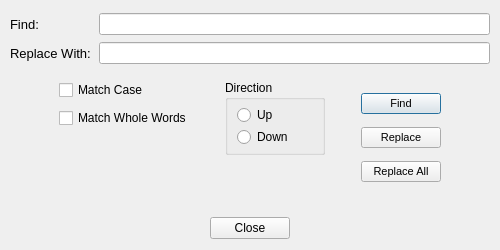
<?xml version="1.0" encoding="UTF-8"?>
<ui version="4.0">
 <class>Dialog_Replace</class>
 <widget class="QDialog" name="Dialog_Replace">
  <property name="windowModality">
   <enum>Qt::NonModal</enum>
  </property>
  <property name="geometry">
   <rect>
    <x>0</x>
    <y>0</y>
    <width>488</width>
    <height>250</height>
   </rect>
  </property>
  <property name="windowTitle">
   <string>Find &amp; Replace</string>
  </property>
  <property name="modal">
   <bool>false</bool>
  </property>
  <layout class="QGridLayout" name="gridLayout_3">
   <property name="leftMargin">
    <number>10</number>
   </property>
   <property name="topMargin">
    <number>13</number>
   </property>
   <property name="rightMargin">
    <number>10</number>
   </property>
   <property name="horizontalSpacing">
    <number>9</number>
   </property>
   <item row="3" column="3" rowspan="3">
    <layout class="QVBoxLayout" name="verticalLayout_3">
     <item>
      <widget class="QGroupBox" name="groupBox">
       <property name="title">
        <string>Direction</string>
       </property>
       <layout class="QGridLayout" name="gridLayout_2">
        <property name="topMargin">
         <number>5</number>
        </property>
        <property name="bottomMargin">
         <number>5</number>
        </property>
        <property name="horizontalSpacing">
         <number>0</number>
        </property>
        <property name="verticalSpacing">
         <number>2</number>
        </property>
        <item row="2" column="0">
         <widget class="QRadioButton" name="down_RB">
          <property name="text">
           <string>Down</string>
          </property>
         </widget>
        </item>
        <item row="1" column="0">
         <widget class="QRadioButton" name="up_RB">
          <property name="text">
           <string>Up</string>
          </property>
         </widget>
        </item>
       </layout>
      </widget>
     </item>
     <item>
      <spacer name="verticalSpacer">
       <property name="orientation">
        <enum>Qt::Vertical</enum>
       </property>
       <property name="sizeHint" stdset="0">
        <size>
         <width>20</width>
         <height>35</height>
        </size>
       </property>
      </spacer>
     </item>
    </layout>
   </item>
   <item row="5" column="4">
    <spacer name="horizontalSpacer_3">
     <property name="orientation">
      <enum>Qt::Horizontal</enum>
     </property>
     <property name="sizeType">
      <enum>QSizePolicy::Fixed</enum>
     </property>
     <property name="sizeHint" stdset="0">
      <size>
       <width>18</width>
       <height>20</height>
      </size>
     </property>
    </spacer>
   </item>
   <item row="4" column="0">
    <spacer name="horizontalSpacer_1">
     <property name="orientation">
      <enum>Qt::Horizontal</enum>
     </property>
     <property name="sizeType">
      <enum>QSizePolicy::Fixed</enum>
     </property>
     <property name="sizeHint" stdset="0">
      <size>
       <width>40</width>
       <height>20</height>
      </size>
     </property>
    </spacer>
   </item>
   <item row="3" column="5" rowspan="3">
    <layout class="QVBoxLayout" name="verticalLayout_1">
     <item>
      <widget class="QPushButton" name="find_PB">
       <property name="minimumSize">
        <size>
         <width>0</width>
         <height>0</height>
        </size>
       </property>
       <property name="maximumSize">
        <size>
         <width>16777215</width>
         <height>16777215</height>
        </size>
       </property>
       <property name="font">
        <font>
         <pointsize>8</pointsize>
        </font>
       </property>
       <property name="text">
        <string>Find</string>
       </property>
      </widget>
     </item>
     <item>
      <widget class="QPushButton" name="replace_PB">
       <property name="minimumSize">
        <size>
         <width>0</width>
         <height>0</height>
        </size>
       </property>
       <property name="maximumSize">
        <size>
         <width>16777215</width>
         <height>16777215</height>
        </size>
       </property>
       <property name="font">
        <font>
         <pointsize>8</pointsize>
        </font>
       </property>
       <property name="text">
        <string>Replace</string>
       </property>
      </widget>
     </item>
     <item>
      <widget class="QPushButton" name="replaceAll_PB">
       <property name="minimumSize">
        <size>
         <width>0</width>
         <height>0</height>
        </size>
       </property>
       <property name="maximumSize">
        <size>
         <width>16777215</width>
         <height>16777215</height>
        </size>
       </property>
       <property name="font">
        <font>
         <pointsize>8</pointsize>
        </font>
       </property>
       <property name="text">
        <string>Replace All</string>
       </property>
      </widget>
     </item>
    </layout>
   </item>
   <item row="6" column="5">
    <spacer name="verticalSpacer_3">
     <property name="orientation">
      <enum>Qt::Vertical</enum>
     </property>
     <property name="sizeType">
      <enum>QSizePolicy::Fixed</enum>
     </property>
     <property name="sizeHint" stdset="0">
      <size>
       <width>20</width>
       <height>10</height>
      </size>
     </property>
    </spacer>
   </item>
   <item row="4" column="2">
    <spacer name="horizontalSpacer_2">
     <property name="orientation">
      <enum>Qt::Horizontal</enum>
     </property>
     <property name="sizeType">
      <enum>QSizePolicy::Fixed</enum>
     </property>
     <property name="sizeHint" stdset="0">
      <size>
       <width>15</width>
       <height>20</height>
      </size>
     </property>
    </spacer>
   </item>
   <item row="4" column="6">
    <spacer name="horizontalSpacer_4">
     <property name="orientation">
      <enum>Qt::Horizontal</enum>
     </property>
     <property name="sizeType">
      <enum>QSizePolicy::MinimumExpanding</enum>
     </property>
     <property name="sizeHint" stdset="0">
      <size>
       <width>40</width>
       <height>20</height>
      </size>
     </property>
    </spacer>
   </item>
   <item row="7" column="0" colspan="7">
    <layout class="QHBoxLayout" name="horizontalLayout_20">
     <item>
      <spacer name="horizontalSpacer_21">
       <property name="orientation">
        <enum>Qt::Horizontal</enum>
       </property>
       <property name="sizeHint" stdset="0">
        <size>
         <width>10</width>
         <height>20</height>
        </size>
       </property>
      </spacer>
     </item>
     <item>
      <widget class="QPushButton" name="cancel_PB">
       <property name="text">
        <string>Close</string>
       </property>
      </widget>
     </item>
     <item>
      <spacer name="horizontalSpacer_22">
       <property name="orientation">
        <enum>Qt::Horizontal</enum>
       </property>
       <property name="sizeHint" stdset="0">
        <size>
         <width>10</width>
         <height>20</height>
        </size>
       </property>
      </spacer>
     </item>
    </layout>
   </item>
   <item row="0" column="0" colspan="7">
    <layout class="QGridLayout" name="gridLayout">
     <property name="horizontalSpacing">
      <number>8</number>
     </property>
     <property name="verticalSpacing">
      <number>7</number>
     </property>
     <item row="1" column="1">
      <widget class="QLineEdit" name="replace">
       <property name="minimumSize">
        <size>
         <width>350</width>
         <height>20</height>
        </size>
       </property>
      </widget>
     </item>
     <item row="1" column="0">
      <widget class="QLabel" name="label_2">
       <property name="minimumSize">
        <size>
         <width>0</width>
         <height>20</height>
        </size>
       </property>
       <property name="font">
        <font>
         <pointsize>10</pointsize>
        </font>
       </property>
       <property name="text">
        <string>Replace With:</string>
       </property>
      </widget>
     </item>
     <item row="0" column="0">
      <widget class="QLabel" name="label_1">
       <property name="minimumSize">
        <size>
         <width>0</width>
         <height>20</height>
        </size>
       </property>
       <property name="font">
        <font>
         <pointsize>10</pointsize>
        </font>
       </property>
       <property name="text">
        <string>Find:</string>
       </property>
      </widget>
     </item>
     <item row="0" column="1">
      <widget class="QLineEdit" name="find">
       <property name="minimumSize">
        <size>
         <width>350</width>
         <height>20</height>
        </size>
       </property>
      </widget>
     </item>
    </layout>
   </item>
   <item row="3" column="1" rowspan="4">
    <layout class="QVBoxLayout" name="verticalLayout_2">
     <property name="spacing">
      <number>8</number>
     </property>
     <item>
      <widget class="QCheckBox" name="case_CKB">
       <property name="text">
        <string>Match Case</string>
       </property>
      </widget>
     </item>
     <item>
      <widget class="QCheckBox" name="wholeWords_CKB">
       <property name="text">
        <string>Match Whole Words</string>
       </property>
      </widget>
     </item>
     <item>
      <spacer name="verticalSpacer_2">
       <property name="orientation">
        <enum>Qt::Vertical</enum>
       </property>
       <property name="sizeHint" stdset="0">
        <size>
         <width>20</width>
         <height>10</height>
        </size>
       </property>
      </spacer>
     </item>
    </layout>
   </item>
   <item row="1" column="3">
    <spacer name="verticalSpacer_1">
     <property name="orientation">
      <enum>Qt::Vertical</enum>
     </property>
     <property name="sizeType">
      <enum>QSizePolicy::Fixed</enum>
     </property>
     <property name="sizeHint" stdset="0">
      <size>
       <width>100</width>
       <height>10</height>
      </size>
     </property>
    </spacer>
   </item>
  </layout>
 </widget>
 <tabstops>
  <tabstop>find</tabstop>
  <tabstop>case_CKB</tabstop>
  <tabstop>cancel_PB</tabstop>
 </tabstops>
 <resources/>
 <connections/>
</ui>
